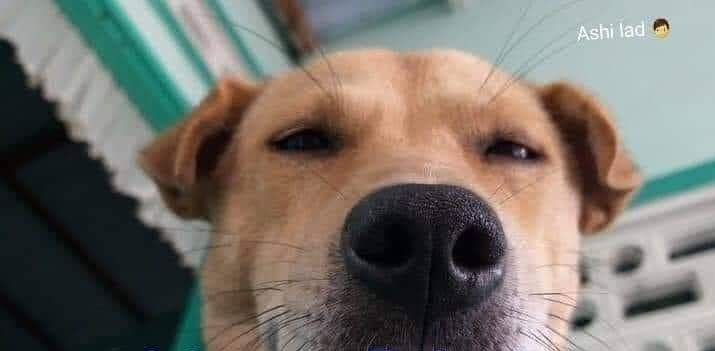
#> input picture test_image.jpg, 715 x 351 px
$ python geo.py
#> lines starting #> are read from the running program, lines starting #| are printed output that depends on the picture
import cv2
import numpy as np
import matplotlib.pyplot as plt

def create_test_grid(size=(400, 400)):
    """Generates a white grid image on a black background for clear geometric visualization."""
    grid = np.zeros((size[0], size[1], 3), dtype=np.uint8)
    # Draw a bounding square inside to see boundaries clearly
    cv2.rectangle(grid, (50, 50), (350, 350), (0, 255, 0), 2)
    # Draw inner grid lines
    for i in range(50, 350, 50):
        cv2.line(grid, (i, 50), (i, 350), (255, 255, 255), 1)
        cv2.line(grid, (50, i), (350, i), (255, 255, 255), 1)
    # Label a marker
    cv2.putText(grid, 'UIT CV', (70, 120), cv2.FONT_HERSHEY_SIMPLEX, 1.2, (255, 255, 0), 3)
    return grid

def run_2d_transformations(img):
    """
    Implements the 2D coordinate transformation hierarchy from Slide 6:
    Translation, Rigid (Euclidean), Similarity, Affine, and Projective.
    """
    rows, cols, _ = img.shape
    results = {}

    # 1. 2D Translation Matrix [I | t] (2 DoF) - Preserves Orientation
    # x' = x + tx, y' = y + ty
    tx, ty = 40, 30
    M_translation = np.float32([[1, 0, tx],
                                [0, 1, ty]])
    results['Translation'] = cv2.warpAffine(img, M_translation, (cols, rows))

    # 2. 2D Rigid / Euclidean Transformation [R | t] (3 DoF) - Preserves Lengths
    # Matrix format: [[cos(theta), -sin(theta), tx], [sin(theta), cos(theta), ty]]
    theta = np.radians(15)  # Rotate 15 degrees
    c, s = np.cos(theta), np.sin(theta)
    M_rigid = np.float32([[c, -s, 20],
                          [s,  c, 10]])
    results['Rigid (Euclidean)'] = cv2.warpAffine(img, M_rigid, (cols, rows))

    # 3. 2D Similarity Transformation [sR | t] (4 DoF) - Preserves Angles
    # Matrix format: [[a*cos(theta), -a*sin(theta), tx], [a*sin(theta), a*cos(theta), ty]]
    scale = 0.75
    M_similarity = np.float32([[scale * c, -scale * s, 60],
                               [scale * s,  scale * c, 40]])
    results['Similarity'] = cv2.warpAffine(img, M_similarity, (cols, rows))

    # 4. 2D Affine Transformation [A] (6 DoF) - Preserves Parallelism
    # Matrix format: [[a, b, c], [d, e, f]]
    # Map from 3 points to 3 points
    pts_src = np.float32([[50, 50], [200, 50], [50, 200]])
    pts_dst = np.float32([[70, 60], [180, 80], [60, 230]])
    M_affine = cv2.getAffineTransform(pts_src, pts_dst)
    results['Affine'] = cv2.warpAffine(img, M_affine, (cols, rows))

    # 5. 2D Projective Transformation / Homography [H] (8 DoF) - Preserves Straight Lines
    # Matrix format: 3x3 matrix [[a, b, c], [d, e, f], [g, h, 1]]
    pts_src_4 = np.float32([[50, 50], [350, 50], [50, 350], [350, 350]])
    pts_dst_4 = np.float32([[80, 70], [320, 100], [40, 320], [380, 280]])
    M_projective = cv2.getPerspectiveTransform(pts_src_4, pts_dst_4)
    results['Projective'] = cv2.warpPerspective(img, M_projective, (cols, rows))

    return results

def compute_3d_transformations():
    """
    Computes pure analytical Homogeneous Matrix Operations for 3D graphics
    as stated in Slides 7 to 10 using homogeneous point processing.
    """
    print("\n--- Analytical 3D Transformations Demonstration ---")
    # Define a target 3D point P = [x, y, z, 1]^T in Homogeneous Coordinates
    P = np.array([10.0, 20.0, 30.0, 1.0])
    print(f"Original 3D point P: {P[:3]}")

    # 1. 3D Translation Matrix (Slide 7) - FIXED SYNTAX
    tx, ty, tz = 5, -10, 15
    T_3d = np.array([[1, 0, 0, tx],
                     [0, 1, 0, ty],
                     [0, 0, 1, tz],
                     [0, 0, 0, 1]])
    P_translated = T_3d @ P
    print(f"After 3D Translation: {P_translated[:3]}")

    # 2. 3D Scaling Matrix (Slide 8)
    sx, sy, sz = 1.5, 2.0, 0.5
    S_3d = np.array([[sx,  0,  0, 0],
                     [ 0, sy,  0, 0],
                     [ 0,  0, sz, 0],
                     [ 0,  0,  0, 1]])
    P_scaled = S_3d @ P
    print(f"After 3D Scaling: {P_scaled[:3]}")

    # 3. 3D Rotations (Slides 9 & 10)
    alpha = np.radians(45)  # 45 degrees
    ca, sa = np.cos(alpha), np.sin(alpha)

    # Rotation about Z-axis
    R_z = np.array([[ca, -sa,  0,  0],
                    [sa,  ca,  0,  0],
                    [ 0,   0,  1,  0],
                    [ 0,   0,  0,  1]])

    # Rotation about Y-axis
    R_y = np.array([[ ca,  0, sa,  0],
                    [  0,  1,  0,  0],
                    [-sa,  0, ca,  0],
                    [  0,  0,  0,  1]])

    # Rotation about X-axis
    R_x = np.array([[1,   0,   0,  0],
                    [0,  ca, -sa,  0],
                    [0,  sa,  ca,  0],
                    [0,   0,   0,  1]])

    print(f"After Rotation around X-axis: {(R_x @ P)[:3]}")
    print(f"After Rotation around Y-axis: {(R_y @ P)[:3]}")
    print(f"After Rotation around Z-axis: {(R_z @ P)[:3]}")

if __name__ == '__main__':
    # Try reading an image, fallback to a clean generated canvas grid if path isn't provided
    image_path = 'test_image.jpg'
    img_bgr = cv2.imread(image_path)
#> img_bgr is the input picture: shape (351, 715, 3); mean B, G, R 106.5, 113.4, 118.8

    if img_bgr is None:
        print(f"Notice: '{image_path}' not detected. Constructing lecture template canvas structure.")
        img_rgb = create_test_grid()
    else:
        img_rgb = cv2.cvtColor(img_bgr, cv2.COLOR_BGR2RGB)

    # Execute 2D processing pipelines
    transformations_2d = run_2d_transformations(img_rgb)
#> transformations_2d = 5 items

    # Plotting 2D Hierarchy Results Side-by-Side
    titles = ['Original Canvas'] + list(transformations_2d.keys())
#> titles = ['Original Canvas', 'Translation', 'Rigid (Euclidean)', 'Similarity', 'Affine', 'Projective']
    images = [img_rgb] + list(transformations_2d.values())
#> images = 6 items

    plt.figure(figsize=(15, 10))
    for i in range(len(images)):
        plt.subplot(2, 3, i + 1)
        plt.imshow(images[i])
        plt.title(titles[i], fontsize=12, fontweight='bold')
        plt.axis('on')
        plt.grid(True, linestyle='--', alpha=0.5)
#> this loop made 6 passes

    plt.suptitle("3D Geometric Transformations", fontsize=16, fontweight='bold')
    plt.tight_layout()

    # Print out analytical verification matrices for 3D objects
    compute_3d_transformations()

    # Show the structural visual plots
    plt.show()
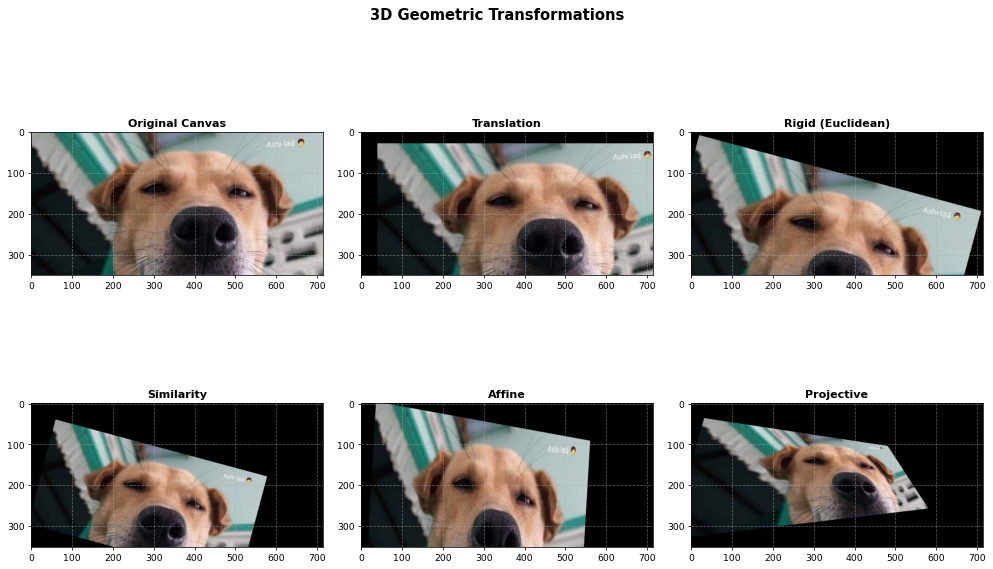
#> figure drawn by matplotlib, 6 panels
